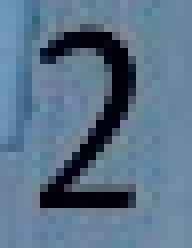
#> input picture backend/templates/numbers/2.png, 24 x 31 px, given in place of numbers, which was not available (shown 8 times larger)
$ python gray_scale_templates.py
#> lines starting #> are read from the running program, lines starting #| are printed output that depends on the picture
from PIL import Image
import numpy as np
import os

path = "D:/Repositories/yakuza-shogi-assistant/backend/templates"

content = os.listdir(path)

for line in content:
    img = Image.open(f"{path}/{line}")
#> img is the input picture: PIL image 24x31 RGB; mean R, G, B 90.5, 115, 137.1
    gray = img.convert("L")
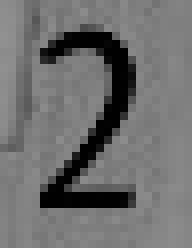
#> gray: PIL image 24x31 L (shown 8 times larger); min 1, max 145, mean 110.1
    newName = line.replace("_color", "")
    gray.save(f"{path}/{newName}.png")
#> pass 2 of the loop `for line in content:`:
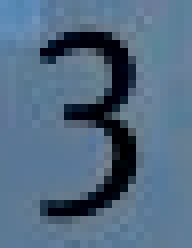
#> input picture backend/templates/numbers/3.png, 24 x 31 px, given in place of pieces, which was not available (shown 8 times larger)
#> img is the input picture: PIL image 24x31 RGB; mean R, G, B 83.3, 107.7, 130.9
#> `gray = img.convert("L")`:
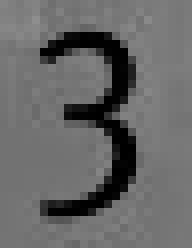
#> gray: PIL image 24x31 L (shown 8 times larger); min 0, max 142, mean 103

#print(content)
